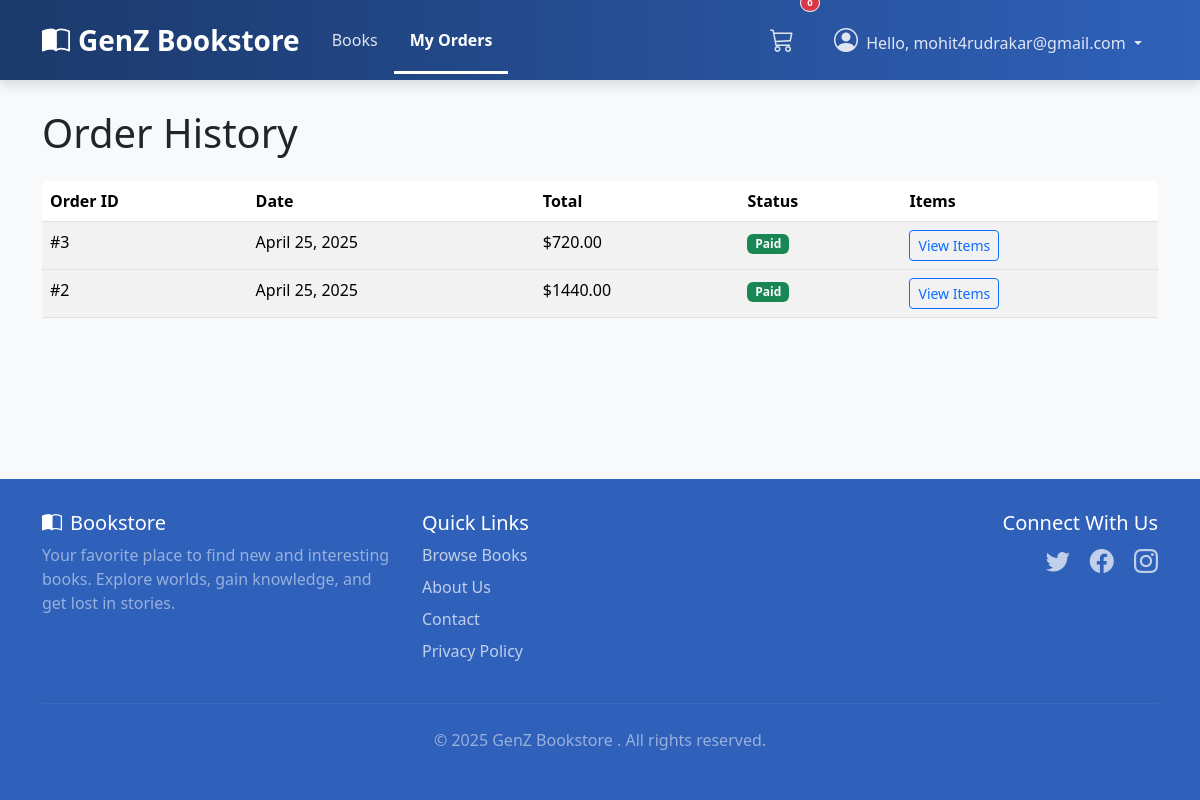
Screenshot of /orders/history/ (signed in) with the database file from the repository.
### orders/models.py (models this page shows, shortened)
class Order(models.Model):
    STATUS_CHOICES = (
        ('pending', 'Pending'),
        ('paid', 'Paid'),
        ('shipped', 'Shipped'),
        ('delivered', 'Delivered'),
        ('cancelled', 'Cancelled'),
    )
    user = models.ForeignKey(User, on_delete=models.CASCADE, related_name='orders')
    total_price = models.DecimalField(max_digits=10, decimal_places=2)
    status = models.CharField(max_length=20, choices=STATUS_CHOICES, default='pending')
    created_at = models.DateTimeField(auto_now_add=True)
    updated_at = models.DateTimeField(auto_now=True)

### orders/views.py (the view)
# urls.py: path('history/', views.OrderHistoryView.as_view(), name='order_history'),
class OrderHistoryView(LoginRequiredMixin, ListView):
    template_name = 'orders/order_history.html'
    context_object_name = 'orders'
    def get_queryset(self):
        return Order.objects.filter(user=self.request.user).order_by('-created_at')

### cart/context_processors.py (called while the page is built)
def cart_processor(request):
    cart = request.session.get('cart', {})
    cart_count = sum(item['quantity'] for item in cart.values())
    return {
        'cart_count': cart_count
    }

### orders/models.py (called while the page is built)
    def get_total_price(self):
        return self.price * self.quantity

### templates/orders/order_history.html (shortened to what this page needs)
{% extends 'base/base.html' %}
{% block content %}
<h1 class="mb-4">Order History</h1>
{% if orders %}
    <div class="table-responsive">
        <table class="table table-striped">
            <thead>
                <tr>
                    <th>Order ID</th>
                    <th>Date</th>
                    <th>Total</th>
                    <th>Status</th>
                    <th>Items</th>
                </tr>
            </thead>
            <tbody>
                {% for order in orders %}
                <tr>
                    <td>#{{ order.id }}</td>
                    <td>{{ order.created_at|date:"F j, Y" }}</td>
                    <td>${{ order.total_price }}</td>
                    <td><span class="badge bg-{% if order.status == 'paid' %}success{% elif order.status == 'pending' %}warning{% elif order.status == 'cancelled' %}danger{% else %}info{% endif %}">{{ order.status|title }}</span></td>
                    <td>
                        <button class="btn btn-sm btn-outline-primary" type="button" data-bs-toggle="collapse" data-bs-target="#order-{{ order.id }}" aria-expanded="false">
                            View Items
                        </button>
                    </td>
                </tr>
                {% endfor %}
            </tbody>
        </table>
    </div>
{% else %}
    <div class="alert alert-info">
        You haven't placed any orders yet. <a href="{% url 'books:book_list' %}">Start shopping</a>.
    </div>
{% endif %}
{% endblock %}

### templates/base/base.html (shortened to what this page needs)
<!DOCTYPE html>
<html lang="en">
<head>
    <link href="https://cdn.jsdelivr.net/npm/bootstrap@5.3.2/dist/css/bootstrap.min.css" rel="stylesheet">
    <link rel="stylesheet" href="https://cdn.jsdelivr.net/npm/bootstrap-icons@1.11.1/font/bootstrap-icons.css">
    {% load static %}
</head>
<body>
    <nav class="navbar custom-navbar navbar-expand-lg navbar-dark fixed-top">
        <div class="container">
            <a class="navbar-brand" href="{% url 'books:book_list' %}">
                <i class="bi bi-book-half me-2"></i>GenZ Bookstore
            </a>
            <div class="collapse navbar-collapse" id="navbarNav">
                <ul class="navbar-nav me-auto mb-2 mb-lg-0">
                    <li class="nav-item">
                        <a class="nav-link {% if request.resolver_match.url_name == 'book_list' and request.resolver_match.app_name == 'books' %}active{% endif %}" href="{% url 'books:book_list' %}">Books</a>
                    </li>
                    {% if user.is_authenticated %}
                        <li class="nav-item">
                            <a class="nav-link {% if request.resolver_match.url_name == 'order_history' and request.resolver_match.app_name == 'orders' %}active{% endif %}" href="{% url 'orders:order_history' %}">My Orders</a>
                        </li>
                    {% endif %}
                </ul>
                <ul class="navbar-nav ms-auto align-items-lg-center">
                    {% if user.is_authenticated %}
                         <li class="nav-item me-lg-2">
                            <a class="nav-link position-relative cart-icon-wrapper" href="{% url 'cart:view_cart' %}">
                                <i class="bi bi-cart3 fs-4"></i>
                                <span class="position-absolute top-0 start-100 translate-middle badge rounded-pill bg-danger">
                                </span>
                            </a>
                        </li>
                        <li class="nav-item dropdown">
                            <a class="nav-link dropdown-toggle" href="#" role="button" data-bs-toggle="dropdown" aria-expanded="false">
                               <i class="bi bi-person-circle fs-4 me-1"></i> Hello, {{ user.username }}
                            </a>
                        </li>
                    {% endif %}
                </ul>
            </div>
        </div>
    </nav>
    <div class="container content-wrapper py-4">
        {% block content %}{% endblock %}
    </div>
    <footer class="site-footer text-white mt-auto">
        <div class="container">
            <div class="row">
                <div class="col-md-4 mb-4 mb-md-0">
                    <h5><i class="bi bi-book-half me-2"></i>Bookstore</h5>
                    <p class="text-white-50">Your favorite place to find new and interesting books. Explore worlds, gain knowledge, and get lost in stories.</p>
                </div>
                <div class="col-md-4 mb-4 mb-md-0">
                    <h5>Quick Links</h5>
                    <ul class="list-unstyled footer-links">
                        <li><a href="{% url 'books:book_list' %}">Browse Books</a></li>
                        <li><a href="#">About Us</a></li>
                        <li><a href="#">Contact</a></li>
                        <li><a href="#">Privacy Policy</a></li>
                    </ul>
                </div>
                <div class="col-md-4 text-md-end">
                    <h5>Connect With Us</h5>
                    <div class="social-icons">
                        <a href="#" title="Twitter"><i class="bi bi-twitter"></i></a>
                        <a href="#" title="Facebook"><i class="bi bi-facebook"></i></a>
                        <a href="#" title="Instagram"><i class="bi bi-instagram"></i></a>
                    </div>
                </div>
            </div>
            <hr class="my-4" style="border-color: rgba(255,255,255,0.2);">
            <div class="text-center text-white-50">
                 <p>© {% now "Y" %} GenZ Bookstore . All rights reserved.</p>
            </div>
        </div>
    </footer>
</body>
</html>

### templates/base/base.html (style rules this page uses)
body { display: flex; flex-direction: column; min-height: 100vh; padding-top: 85px; background-color: #f8f9fa; }
.content-wrapper { flex: 1 0 auto; }
.site-footer { flex-shrink: 0; background-color: rgba(47,97,186,1); }
.navbar.custom-navbar { background: linear-gradient(90deg, rgba(27,57,106,1) 0%, rgba(47,97,186,1) 100%); padding-top: 0; padding-bottom: 0; min-height: 80px; box-shadow: 0 4px 12px rgba(0,0,0,0.15); }
.navbar.custom-navbar .navbar-brand { font-weight: 600; font-size: 1.75rem; padding-top: 0.75rem; padding-bottom: 0.75rem; color: #ffffff; }
.navbar.custom-navbar .nav-link { padding: 1.2rem 1rem; color: rgba(255, 255, 255, 0.85); font-weight: 500; transition: background-color 0.2s ease-in-out, color 0.2s ease-in-out; border-bottom: 3px solid transparent; margin-bottom: -3px; }
.navbar.custom-navbar .nav-link.active { color: #ffffff; border-bottom-color: #ffffff; font-weight: 600; }
.navbar.custom-navbar .cart-icon-wrapper .badge { border: 1px solid #fff; }
.site-footer { padding-top: 2rem; padding-bottom: 2rem; }
.footer-links li { margin-bottom: 0.5rem; }
.footer-links a { color: rgba(255, 255, 255, 0.7); text-decoration: none; transition: color 0.2s ease-in-out; }
.social-icons a { color: rgba(255, 255, 255, 0.7); font-size: 1.5rem; margin-left: 1rem; transition: color 0.2s ease-in-out; }
.cart-icon-wrapper .badge { font-size: 0.6em; }

### rows the page displays
Order: id "3", created_at "April 25, 2025", total_price "720.00", status "Paid"
Order: id "2", created_at "April 25, 2025", total_price "1440.00", status "Paid"

### other values shown
{{ user.username }} "mohit4rudrakar@gmail.com"
